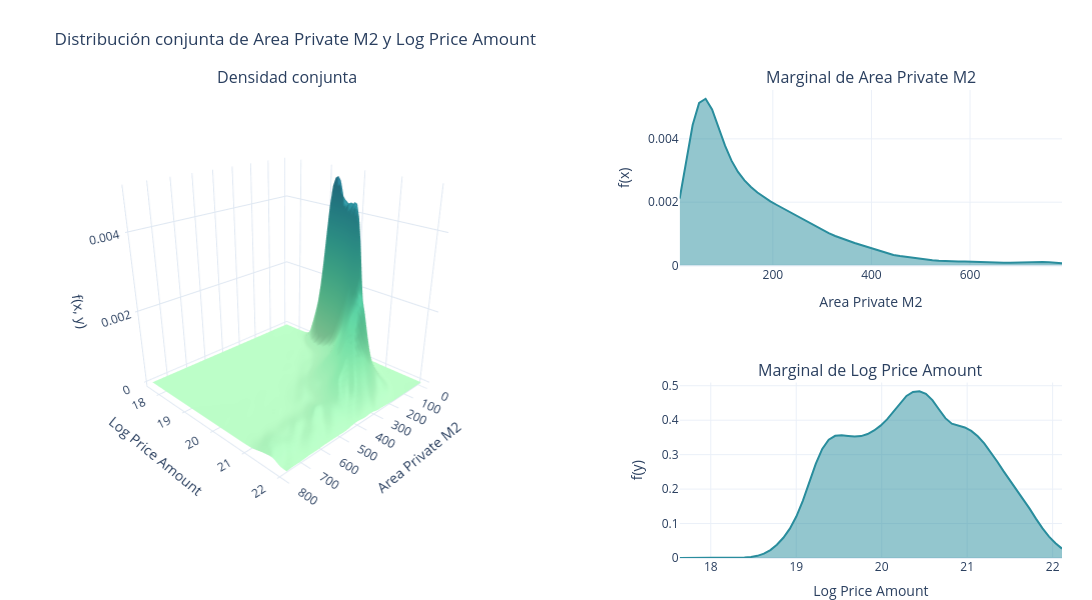
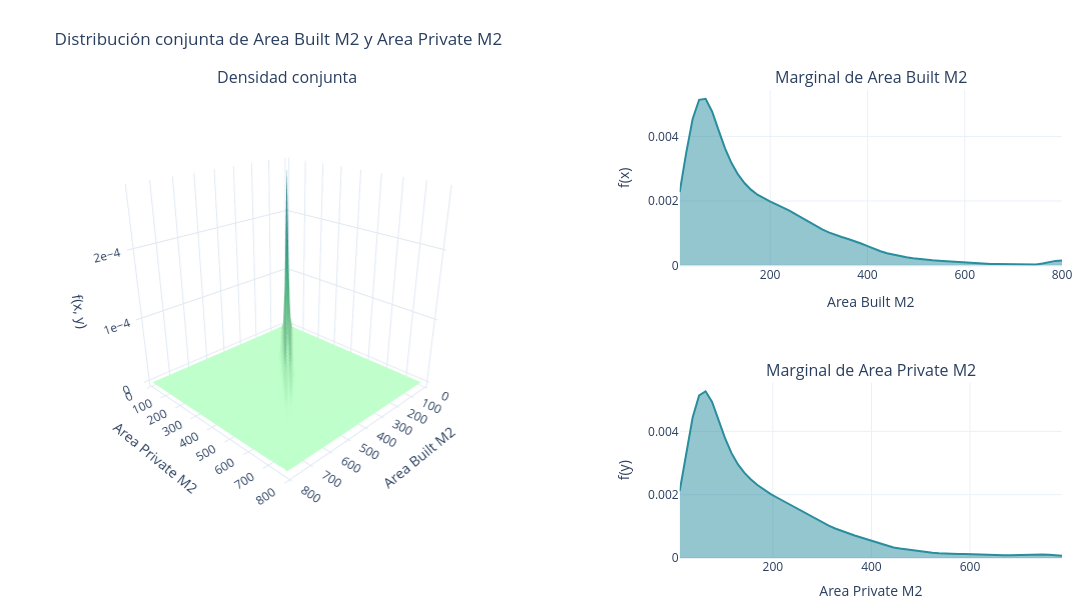
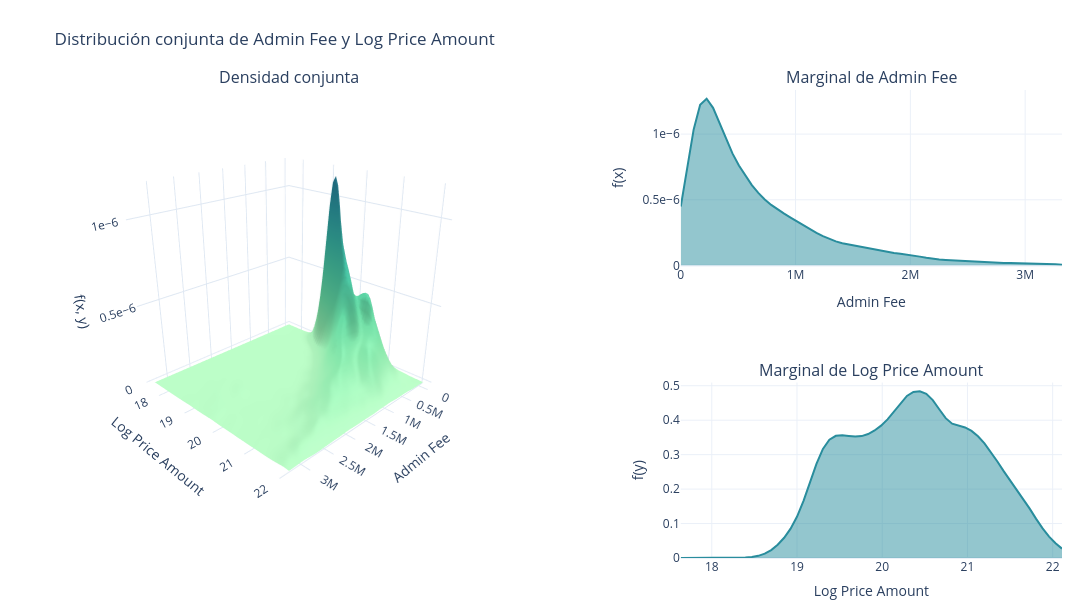
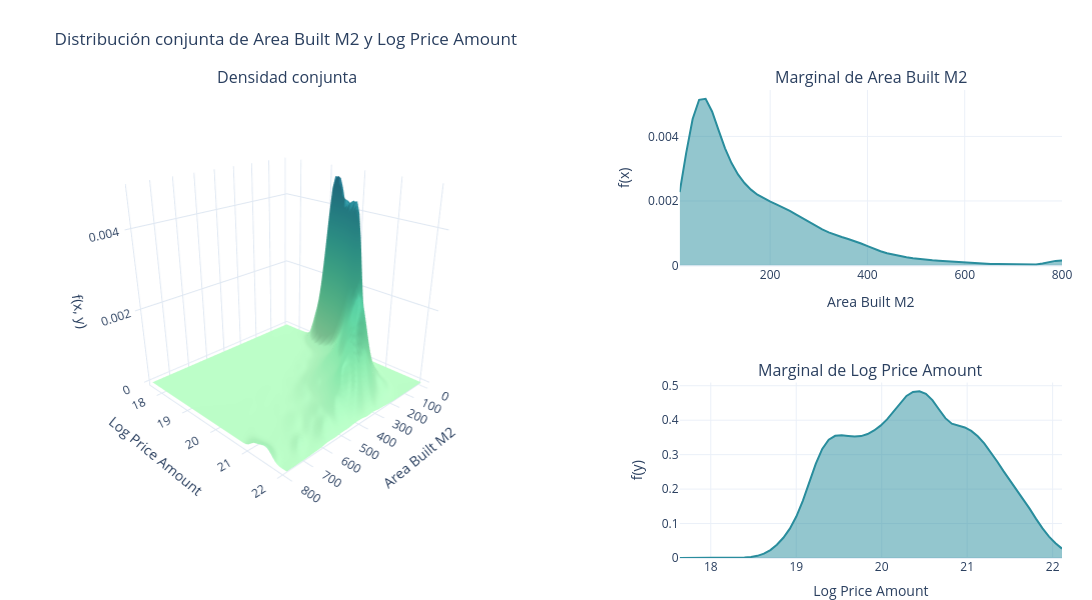

Write notebook code for charts like these, in order.
### Code cell
for partner in partners:
    print(f"Plotting {partner[0]} vs {partner[1]}")
    continuous_plot_joint(df, partner[0], partner[1])
